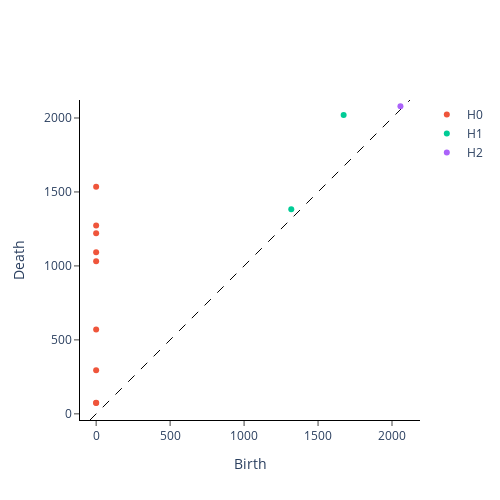

Source (notebook cell):
### Code cell
SR.plot(diagramsG3, sample=0)

### Figure 1 — Plotly figure (JSON) as saved in the notebook; plotly's stock layout.template omitted (floating-point values rounded to 4 significant figures)
{"data": [{"hoverinfo": "none", "line": {"color": "black", "dash": "dash", "width": 1}, "mode": "lines", "showlegend": false, "type": "scatter", "x": [-41.6, 2122.0], "y": [-41.6, 2122.0]}, {"hoverinfo": "text", "hovertext": ["(0.0, 1535.0)", "(0.0, 1274.0)", "(0.0, 1220.0)", "(0.0, 1092.0)", "(0.0, 1032.0)", "(0.0, 571.0)", "(0.0, 294.0)", "(0.0, 75.0)", "(0.0, 73.0)"], "mode": "markers", "name": "H0", "type": "scatter", "x": [0, 0, 0, 0, 0, 0, 0, 0, 0], "y": [1535, 1274, 1220, 1092, 1032, 571, 294, 75, 73]}, {"hoverinfo": "text", "hovertext": ["(1673.0, 2020.0)", "(1319.0, 1383.0)"], "mode": "markers", "name": "H1", "type": "scatter", "x": [1673, 1319], "y": [2020, 1383]}, {"hoverinfo": "text", "hovertext": ["(2057.0, 2080.0)"], "mode": "markers", "name": "H2", "type": "scatter", "x": [2057], "y": [2080]}], "layout": {"height": 500, "plot_bgcolor": "white", "width": 500, "xaxis": {"autorange": false, "exponentformat": "e", "linecolor": "black", "linewidth": 1, "mirror": false, "range": [-41.6, 2122.0], "showexponent": "all", "showline": true, "side": "bottom", "ticks": "outside", "title": {"text": "Birth"}, "type": "linear", "zeroline": true}, "yaxis": {"autorange": false, "exponentformat": "e", "linecolor": "black", "linewidth": 1, "mirror": false, "range": [-41.6, 2122.0], "scaleanchor": "x", "scaleratio": 1, "showexponent": "all", "showline": true, "side": "left", "ticks": "outside", "title": {"text": "Death"}, "type": "linear", "zeroline": true}}}
